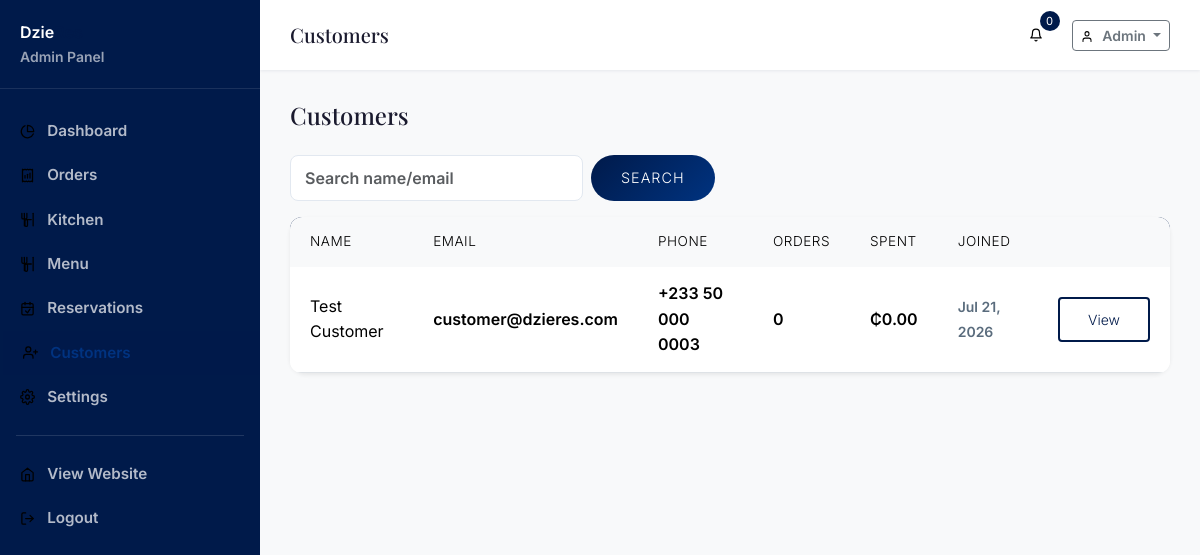
The page /admin/customers (signed in) on the database its author committed.
### tables this page shows
CREATE TABLE users (
    id INTEGER PRIMARY KEY AUTOINCREMENT,
    role_id INTEGER NOT NULL DEFAULT 3,
    firstname VARCHAR(50) NOT NULL,
    lastname VARCHAR(50) NOT NULL,
    email VARCHAR(100) NOT NULL UNIQUE,
    phone VARCHAR(20),
    password VARCHAR(255) NOT NULL,
    avatar VARCHAR(255),
    address TEXT,
    city VARCHAR(100),
    state VARCHAR(100),
    zip VARCHAR(20),
    country VARCHAR(100) DEFAULT 'Ghana',
    email_verified_at DATETIME,
    verification_token VARCHAR(100),
    remember_token VARCHAR(100),
    reset_token VARCHAR(100),
    reset_token_expires DATETIME,
    status TEXT DEFAULT 'active',
    last_login DATETIME,
    ip_address VARCHAR(45),
    created_at DATETIME DEFAULT CURRENT_TIMESTAMP,
    updated_at DATETIME DEFAULT CURRENT_TIMESTAMP,
    FOREIGN KEY (role_id) REFERENCES roles(id)
);

### views/admin/customers/index.php (the view, shortened to what the rows shown need)
<div class="d-flex justify-content-between align-items-center mb-4">
    <h4 class="mb-0">Customers</h4>
</div>
<form method="GET" class="mb-3">
    <div class="row g-2">
        <div class="col-auto"><input type="text" name="search" class="form-control" placeholder="Search name/email" value="<?= \escape($_GET['search'] ?? '') ?>"></div>
        <div class="col-auto"><button class="btn btn-gold">Search</button></div>
    </div>
</form>
<div class="card border-0 shadow-sm">
    <div class="card-body p-0">
        <div class="table-responsive">
            <table class="table align-middle mb-0">
                <thead class="table-light"><tr><th>Name</th><th>Email</th><th>Phone</th><th>Orders</th><th>Spent</th><th>Joined</th><th></th></tr></thead>
                <tbody>
                    <?php foreach ($customers as $c): ?>
                        <tr>
                            <td><strong><?= \escape($c->firstname . ' ' . $c->lastname) ?></strong></td>
                            <td><?= \escape($c->email) ?></td>
                            <td><?= \escape($c->phone ?? '—') ?></td>
                            <td><?= $c->order_count ?></td>
                            <td><?= \formatPrice($c->total_spent) ?></td>
                            <td><small class="text-muted"><?= \formatDate($c->created_at) ?></small></td>
                            <td><a href="<?= \baseUrl('admin/customers/' . $c->id) ?>" class="btn btn-sm btn-outline-gold">View</a></td>
                        </tr>
                    <?php endforeach; ?>
                </tbody>
            </table>
        </div>
    </div>
</div>

### Router.php (shortened to what the rows shown need)
<?php
class Router
{
    private $routes = [];
    private $middleware = [];
    private $prefix = '';
    private function addRoute(string $methods, string $path, $handler, array $middleware): void
    {
        $path = $this->prefix . $path;
        $methods = explode('|', $methods);
        foreach ($methods as $method) {
            $this->routes[] = [
                'method' => strtoupper(trim($method)),
                'path' => $path,
                'handler' => $handler,
                'middleware' => array_merge($this->middleware, $middleware),
                'pattern' => $this->pathToRegex($path),
            ];
        }
    }
    public function group(string $prefix, callable $callback, array $middleware = []): void
    {
        $previousPrefix = $this->prefix;
        $previousMiddleware = $this->middleware;
        $this->prefix = $previousPrefix . $prefix;
        $this->middleware = array_merge($previousMiddleware, $middleware);
        $this->prefix = $previousPrefix;
        $this->middleware = $previousMiddleware;
    }
    public function dispatch(): void
    {
        $method = $_SERVER['REQUEST_METHOD'];
        $uri = parse_url($_SERVER['REQUEST_URI'], PHP_URL_PATH);
        $basePath = dirname($_SERVER['SCRIPT_NAME']);
        if ($basePath !== '/' && strpos($uri, $basePath) === 0) {
            $uri = substr($uri, strlen($basePath));
        }
        $uri = '/' . trim($uri, '/');
        foreach ($this->routes as $route) {
            if ($route['method'] !== $method) {
                continue;
            }
            if (preg_match($route['pattern'], $uri, $matches)) {
                $params = array_filter($matches, function($key) {
                    return !is_numeric($key);
                }, ARRAY_FILTER_USE_KEY);
                $this->executeHandler($route['handler'], $params);
                return;
            }
        }
    }
    private function pathToRegex(string $path): string
    {
        $pattern = preg_replace('/\{([a-zA-Z_]+)\}/', '(?P<$1>[^/]+)', $path);
        $pattern = str_replace('/', '\/', $pattern);
        return '/^' . $pattern . '$/';
    }
    private function executeHandler($handler, array $params): void
    {
        if (is_callable($handler)) {
            call_user_func_array($handler, $params);
        } elseif (is_string($handler)) {
            if (strpos($handler, '@') !== false) {
                [$controller, $method] = explode('@', $handler);
                $instance = new $controller();
                call_user_func_array([$instance, $method], $params);
            } else {
                view($handler, $params);
            }
        }
    }
}

### views/admin/layouts/master.php (shortened to what the rows shown need)
<!DOCTYPE html>
<html lang="en" data-bs-theme="light">
<head>
    <link href="<?= \asset('vendor/bootstrap/bootstrap.min.css') ?>" rel="stylesheet">
    <link href="<?= \asset('vendor/fontawesome/all.min.css') ?>" rel="stylesheet">
    <link href="<?= \asset('vendor/fonts/local-fonts.css') ?>" rel="stylesheet">
    <link href="<?= \asset('css/style.css') ?>" rel="stylesheet">
</head>
<body>
    <div class="admin-wrapper">
        <aside class="admin-sidebar" id="adminSidebar">
            <div class="sidebar-brand">
                <a href="<?= \baseUrl('admin') ?>" class="text-decoration-none text-white">
                    <span class="brand-text">Dzie<span class="text-gold">Res</span></span>
                    <small class="d-block text-muted">Admin Panel</small>
                </a>
            </div>
            <nav class="sidebar-nav">
                <div class="nav-item <?= strpos($_SERVER['REQUEST_URI'], '/admin/dashboard') !== false || $_SERVER['REQUEST_URI'] === \baseUrl('admin') || rtrim($_SERVER['REQUEST_URI'], '/') === \baseUrl('admin') ? 'active' : '' ?>">
                    <a href="<?= \baseUrl('admin') ?>"><?= \icon('chart-pie', []) ?> Dashboard</a>
                </div>
                <div class="nav-item <?= strpos($_SERVER['REQUEST_URI'], '/admin/orders') !== false ? 'active' : '' ?>">
                    <a href="<?= \baseUrl('admin/orders') ?>"><?= \icon('receipt', []) ?> Orders</a>
                </div>
                <div class="nav-item <?= strpos($_SERVER['REQUEST_URI'], '/admin/kitchen') !== false ? 'active' : '' ?>">
                    <a href="<?= \baseUrl('admin/kitchen') ?>"><?= \icon('kitchen-set', []) ?> Kitchen</a>
                </div>
                <div class="nav-item <?= strpos($_SERVER['REQUEST_URI'], '/admin/menu') !== false ? 'active' : '' ?>">
                    <a href="<?= \baseUrl('admin/menu') ?>"><?= \icon('utensils', []) ?> Menu</a>
                </div>
                <div class="nav-item <?= strpos($_SERVER['REQUEST_URI'], '/admin/reservations') !== false ? 'active' : '' ?>">
                    <a href="<?= \baseUrl('admin/reservations') ?>"><?= \icon('calendar-check', []) ?> Reservations</a>
                </div>
                <div class="nav-item <?= strpos($_SERVER['REQUEST_URI'], '/admin/customers') !== false ? 'active' : '' ?>">
                    <a href="<?= \baseUrl('admin/customers') ?>"><?= \icon('user-plus', []) ?> Customers</a>
                </div>
                <div class="nav-item <?= strpos($_SERVER['REQUEST_URI'], '/admin/settings') !== false ? 'active' : '' ?>">
                    <a href="<?= \baseUrl('admin/settings') ?>"><?= \icon('cog', []) ?> Settings</a>
                </div>
                <hr class="text-white-50 mx-3">
                <div class="nav-item">
                    <a href="<?= \baseUrl() ?>"><?= \icon('globe', []) ?> View Website</a>
                </div>
                <div class="nav-item">
                    <a href="<?= \baseUrl('logout') ?>"><?= \icon('sign-out', []) ?> Logout</a>
                </div>
            </nav>
        </aside>
        <div class="admin-main">
            <header class="admin-header">
                <div class="d-flex justify-content-between align-items-center">
                    <div class="d-flex align-items-center gap-3">
                        <h5 class="mb-0"><?= \escape($pageTitle ?? 'Dashboard') ?></h5>
                    </div>
                    <div class="d-flex align-items-center gap-3">
                        <div class="dropdown">
                            <button class="btn btn-icon btn-sm position-relative" id="notificationBtn" data-bs-toggle="dropdown" aria-expanded="false">
                                <?= \icon('bell', []) ?>
                                <span class="cart-badge" id="notifCount">0</span>
                            </button>
                        </div>
                        <div class="dropdown">
                            <button class="btn btn-sm btn-outline-secondary dropdown-toggle" data-bs-toggle="dropdown">
                                <?= \icon('user', ['style' => 'width:0.9em;height:0.9em;margin-right:0.35rem;vertical-align:-0.15em;']) ?>
                                <?php $user = \auth(); if ($user): ?>
                                <?= \escape($user->firstname) ?>
                                <?php endif; ?>
                            </button>
                        </div>
                    </div>
                </div>
            </header>
            <div class="admin-content">
                <?php if (isset($contentView)): ?>
                    <?php \view($contentView, $data ?? []); ?>
                <?php else: ?>
                    <?php require $__viewPath ?? ''; ?>
                <?php endif; ?>
            </div>
        </div>
    </div>
</body>
</html>

### rows shown on the page
users: firstname "Admin"
users: firstname+lastname "Test Customer", email "customer@dzieres.com", phone "+233 50 000 0003", order_count "0", total_spent "₵0.00", created_at "Jul 21, 2026"
